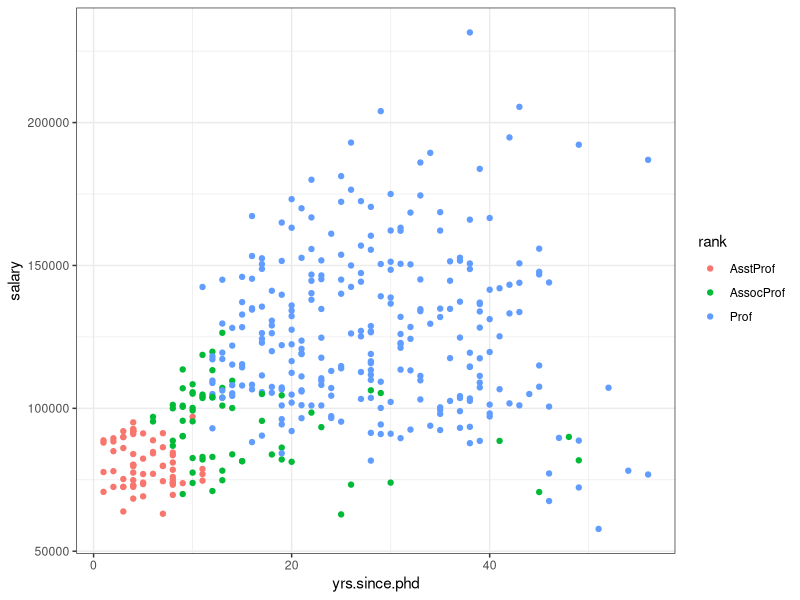
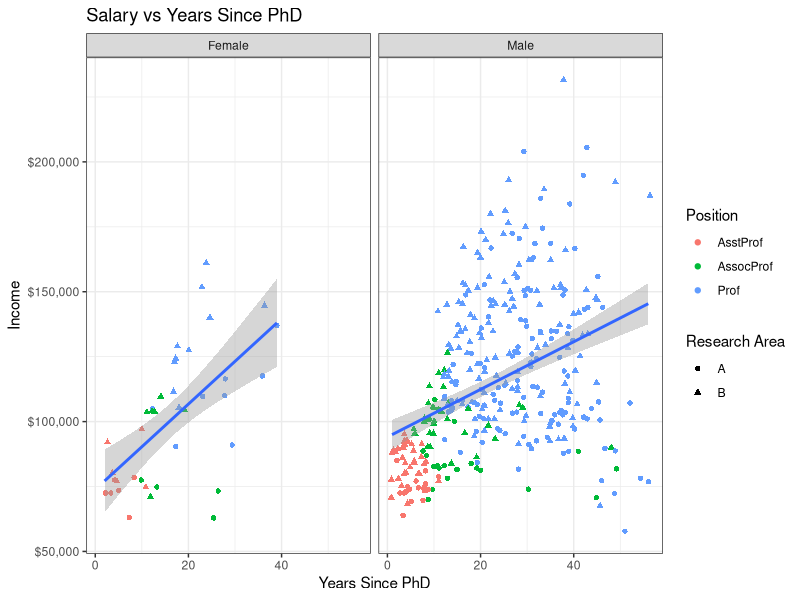
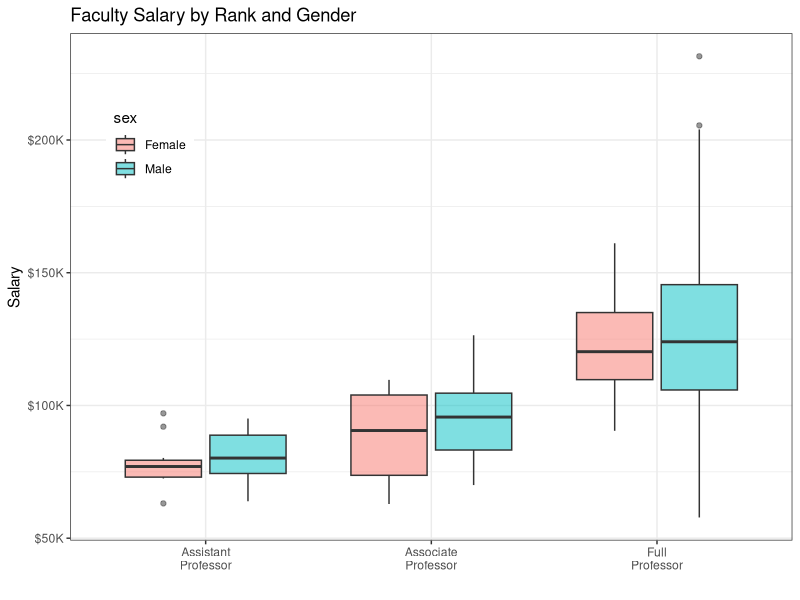

Here is the R script that generated these plots, in order:
## ---- chunk 1
library(tidyverse)
library(car)
library(scales)

theme_set(theme_bw())
## ---- chunk 2
head(Salaries)
## ---- chunk 3
Salaries %>% 
  ggplot(aes(yrs.since.phd, salary, colour = rank)) +
  geom_point()
## ---- chunk 4
Salaries %>% 
  ggplot(aes(yrs.since.phd, salary)) +
  geom_jitter(aes(colour = rank, shape = discipline)) + # moving the colour and rank here only applies to the jitter, not geom_smooth
  geom_smooth(method = lm) +
  facet_wrap(~sex) +
  labs(
    title = "Salary vs Years Since PhD",
    x = "Years Since PhD",
    y = "Income",
    color = "Position", # control legend label rather than default
    shape = "Research Area" # control legend label rather than default
  ) +
  scale_y_continuous(labels = label_dollar())


## ---- chunk 5
Salaries %>% 
  filter(salary < 1500000) %>% 
  ggplot(aes(rank, salary, fill = sex)) +
  geom_boxplot(alpha = 0.5) +
  scale_x_discrete(breaks = c("AsstProf",
                              "AssocProf",
                              "Prof"),
                   labels = c("Assistant\nProfessor",
                              "Associate\nProfessor",
                              "Full\nProfessor")) +
  scale_y_continuous(breaks = c(50000, 100000, 150000, 200000),
                     labels = c("$50K", "$100K", "$150K", "$200K")) +
  labs(
    title = "Faculty Salary by Rank and Gender",
    x = "",
    y = "Salary"
  ) +
  theme(legend.position = c(0.11, 0.78))
